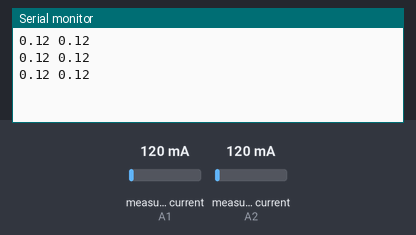
Bench run of a sketch on a simulated Arduino Uno, built with avr-gcc and run on an emulated ATmega328P. On the bench: the last lines printed to the serial monitor. Inputs (shaded band) come from the test bench; at power-on: measured current (sensors on A1, A2) 120 mA.

Above: at 1.3 s.
1.4 s: measured current (sensor on A1) set to 40 mA
At 2.02 s:
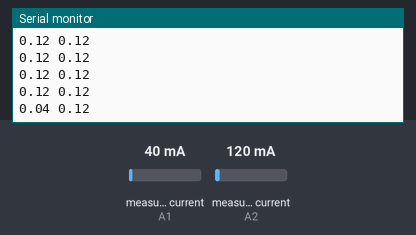
2.9 s: measured current (sensor on A2) set to 40 mA
At 3.09 s:
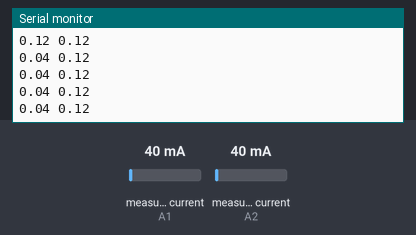
4.4 s: measured current (sensor on A1) set to 500 mA
At 4.52 s:
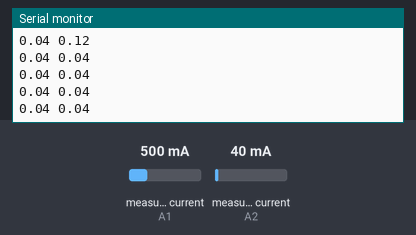
5.9 s: measured current (sensor on A2) set to 500 mA
At 5.95 s:
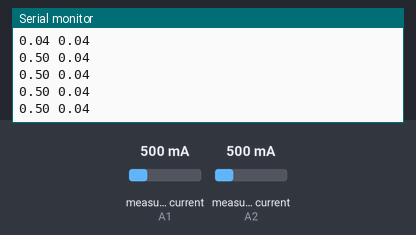
Timing chart, 0 to 8.4 s (numbered marks = the images above; inputs shaded):
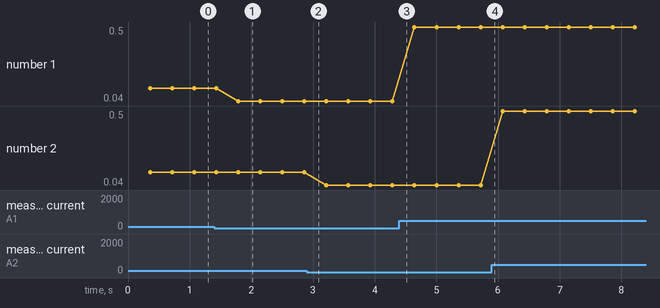

Measured:
- after the input at 1.4 s, the serial monitor: prints a new line after 0.39 s (image 1)
- plotted number 1: 0.12 → 0.04 after the input at 1.4 s, 0.04 → 0.5 after the input at 4.4 s

The sketch:

arduino-energy-monitor.ino
```cpp
#include "EmonLib.h"

EnergyMonitor washingMachineMonitor;
EnergyMonitor dryerMonitor;

void setup() {
  Serial.begin(9600);

  washingMachineMonitor.current(A1, 90);
  dryerMonitor.current(A2, 90);
}

void loop() {
  double washingMachineCurrent = washingMachineMonitor.calcIrms(1480);
  double dryerCurrent = dryerMonitor.calcIrms(1480);
  Serial.print(washingMachineCurrent);
  Serial.print(" ");
  Serial.println(dryerCurrent);
}
```
